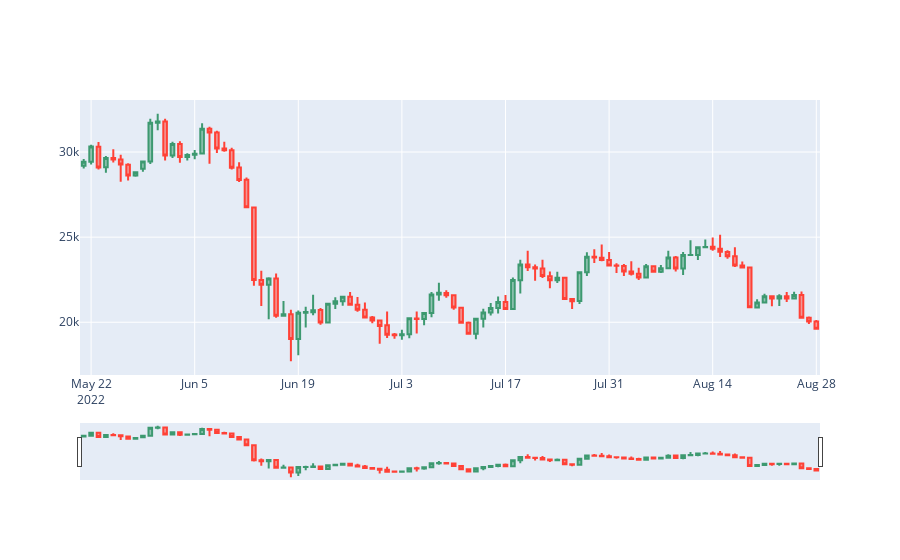

Source (notebook cell):
### Code cell
df1 = rangedf['BTC-USD'][:100]
fig = go.Figure(data=[go.Candlestick(x=df1.Date,
                open=df1['Open'],
                high=df1['High'],
                low=df1['Low'],
                close=df1['Close'])])

fig.show()
